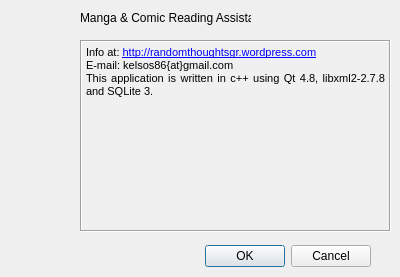
<?xml version="1.0" encoding="UTF-8"?>
<ui version="4.0">
 <class>aboutDialog</class>
 <widget class="QDialog" name="aboutDialog">
  <property name="geometry">
   <rect>
    <x>0</x>
    <y>0</y>
    <width>400</width>
    <height>277</height>
   </rect>
  </property>
  <property name="windowTitle">
   <string>About</string>
  </property>
  <widget class="QDialogButtonBox" name="buttonBox">
   <property name="geometry">
    <rect>
     <x>30</x>
     <y>240</y>
     <width>341</width>
     <height>32</height>
    </rect>
   </property>
   <property name="orientation">
    <enum>Qt::Horizontal</enum>
   </property>
   <property name="standardButtons">
    <set>QDialogButtonBox::Cancel|QDialogButtonBox::Ok</set>
   </property>
  </widget>
  <widget class="QLabel" name="label">
   <property name="geometry">
    <rect>
     <x>80</x>
     <y>10</y>
     <width>171</width>
     <height>16</height>
    </rect>
   </property>
   <property name="text">
    <string>Manga &amp; Comic Reading Assistant</string>
   </property>
  </widget>
  <widget class="QTextBrowser" name="textBrowser">
   <property name="geometry">
    <rect>
     <x>80</x>
     <y>40</y>
     <width>311</width>
     <height>192</height>
    </rect>
   </property>
   <property name="styleSheet">
    <string notr="true">background-color:rgb(240, 240, 240)</string>
   </property>
   <property name="frameShape">
    <enum>QFrame::Box</enum>
   </property>
   <property name="frameShadow">
    <enum>QFrame::Sunken</enum>
   </property>
   <property name="html">
    <string>&lt;!DOCTYPE HTML PUBLIC &quot;-//W3C//DTD HTML 4.0//EN&quot; &quot;http://www.w3.org/TR/REC-html40/strict.dtd&quot;&gt;
&lt;html&gt;&lt;head&gt;&lt;meta name=&quot;qrichtext&quot; content=&quot;1&quot; /&gt;&lt;style type=&quot;text/css&quot;&gt;
p, li { white-space: pre-wrap; }
&lt;/style&gt;&lt;/head&gt;&lt;body style=&quot; font-family:'MS Shell Dlg 2'; font-size:8.25pt; font-weight:400; font-style:normal;&quot;&gt;
&lt;p align=&quot;justify&quot; style=&quot; margin-top:0px; margin-bottom:0px; margin-left:0px; margin-right:0px; -qt-block-indent:0; text-indent:0px;&quot;&gt;&lt;span style=&quot; font-size:8pt;&quot;&gt;Info at: &lt;/span&gt;&lt;a href=&quot;http://randomthoughtsgr.wordpress.com&quot;&gt;&lt;span style=&quot; font-size:8pt; text-decoration: underline; color:#0000ff;&quot;&gt;http://randomthoughtsgr.wordpress.com&lt;/span&gt;&lt;/a&gt;&lt;/p&gt;
&lt;p align=&quot;justify&quot; style=&quot; margin-top:0px; margin-bottom:0px; margin-left:0px; margin-right:0px; -qt-block-indent:0; text-indent:0px;&quot;&gt;&lt;span style=&quot; font-size:8pt;&quot;&gt;E-mail: kelsos86{at}gmail.com&lt;/span&gt;&lt;/p&gt;
&lt;p align=&quot;justify&quot; style=&quot; margin-top:0px; margin-bottom:0px; margin-left:0px; margin-right:0px; -qt-block-indent:0; text-indent:0px;&quot;&gt;&lt;span style=&quot; font-size:8pt;&quot;&gt;This application is written in c++ using Qt 4.8, libxml2-2.7.8 and SQLite 3.&lt;/span&gt;&lt;/p&gt;
&lt;p align=&quot;justify&quot; style=&quot;-qt-paragraph-type:empty; margin-top:0px; margin-bottom:0px; margin-left:0px; margin-right:0px; -qt-block-indent:0; text-indent:0px; font-size:8pt;&quot;&gt;&lt;br /&gt;&lt;/p&gt;&lt;/body&gt;&lt;/html&gt;</string>
   </property>
  </widget>
 </widget>
 <resources/>
 <connections>
  <connection>
   <sender>buttonBox</sender>
   <signal>accepted()</signal>
   <receiver>aboutDialog</receiver>
   <slot>accept()</slot>
   <hints>
    <hint type="sourcelabel">
     <x>248</x>
     <y>254</y>
    </hint>
    <hint type="destinationlabel">
     <x>157</x>
     <y>274</y>
    </hint>
   </hints>
  </connection>
  <connection>
   <sender>buttonBox</sender>
   <signal>rejected()</signal>
   <receiver>aboutDialog</receiver>
   <slot>reject()</slot>
   <hints>
    <hint type="sourcelabel">
     <x>316</x>
     <y>260</y>
    </hint>
    <hint type="destinationlabel">
     <x>286</x>
     <y>274</y>
    </hint>
   </hints>
  </connection>
 </connections>
</ui>
